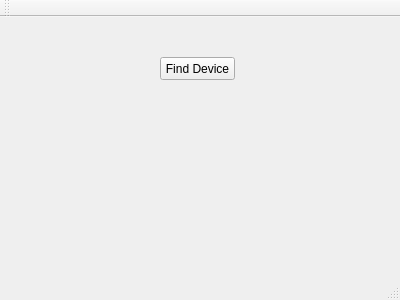
<?xml version="1.0" encoding="UTF-8"?>
<ui version="4.0">
 <class>MainWindow</class>
 <widget class="QMainWindow" name="MainWindow">
  <property name="geometry">
   <rect>
    <x>0</x>
    <y>0</y>
    <width>400</width>
    <height>300</height>
   </rect>
  </property>
  <property name="windowTitle">
   <string>MainWindow</string>
  </property>
  <widget class="QWidget" name="centralWidget">
   <widget class="QPushButton" name="btFindUsbDevice">
    <property name="geometry">
     <rect>
      <x>160</x>
      <y>40</y>
      <width>75</width>
      <height>23</height>
     </rect>
    </property>
    <property name="text">
     <string>Find Device</string>
    </property>
   </widget>
  </widget>
  <widget class="QMenuBar" name="menuBar">
   <property name="geometry">
    <rect>
     <x>0</x>
     <y>0</y>
     <width>400</width>
     <height>21</height>
    </rect>
   </property>
  </widget>
  <widget class="QToolBar" name="mainToolBar">
   <attribute name="toolBarArea">
    <enum>TopToolBarArea</enum>
   </attribute>
   <attribute name="toolBarBreak">
    <bool>false</bool>
   </attribute>
  </widget>
  <widget class="QStatusBar" name="statusBar"/>
 </widget>
 <layoutdefault spacing="6" margin="11"/>
 <resources/>
 <connections/>
</ui>
